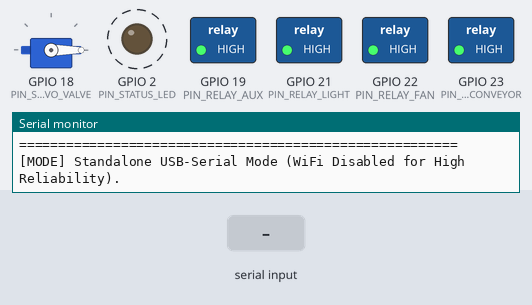
This sketch was run on a simulated ESP32. On the bench: servo, switched loads named in the sketch (green lamp = pin HIGH), output pins drawn as LEDs (lit = HIGH), the last lines printed to the serial monitor. Dashed ring = blinking. The inputs (shaded band) are chosen by the test bench.

Above: at 2.3 s.
2.4 s: "emergency\n" received over Serial
At 3.9 s:
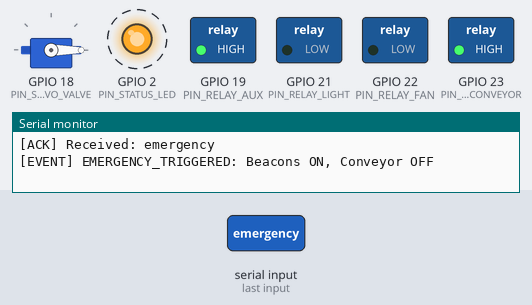
7.6 s: "all_off\n" received over Serial
At 9.7 s:
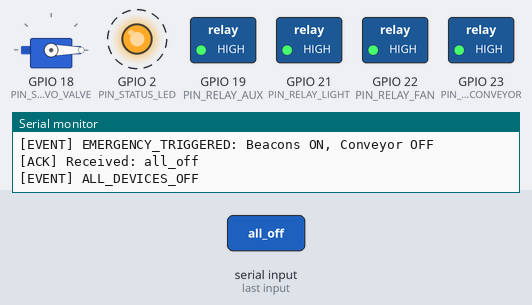
Timing chart, 0 to 15.1 s (numbered marks = the images above; inputs shaded):
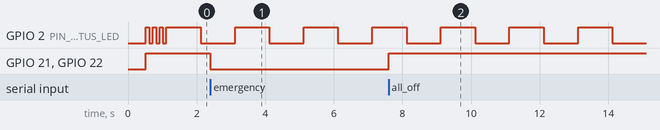

The sketch:

esp32_relay_hub.ino
```cpp
/**
 * =========================================================================================
 * 2026 祇園祭 ホラーアトラクション 統合機材制御ファームウェア (ESP32-WROOM-32)
 *
 * 【設計思想】
 * ESP32の台数を極力減らし、1台（または予備含め最小台数）で会場内の全ギミック・リレー・サーボ・警告灯を集約制御。
 *
 * 【通信方式】
 * 1. USBシリアル通信 (115200bps): サーバーPCと有線直結（Wi-Fi混雑時も100%確実に動作）
 * 2. Wi-Fi + WebSocket / HTTP: 会場ルーター経由での遠隔制御（オプション）
 *
 * 【ピンアサイン (ESP32-WROOM-32 30Pin / 38Pin 共通推奨)】
 *  - GPIO 23 : リレー1 (第零搬送コンベア)
 *  - GPIO 22 : リレー2 (排煙大型換気ファン)
 *  - GPIO 21 : リレー3 (非常用警告赤色灯 / パトランプ)
 *  - GPIO 19 : リレー4 (予備リレー / ストロボ照明等)
 *  - GPIO 18 : サーボモーター (蒸気第2減圧弁)
 *  - GPIO 2  : オンボードLED (通信・ハートビート表示)
 * =========================================================================================
 */

#include <Arduino.h>
#include <WiFi.h>
#include <ESP32Servo.h>

// --- [設定パラメータ] ---
// Wi-Fi接続を使用する場合はSSIDとPASSを設定（USBシリアル単体運用の場合は未接続でも動作します）
const char* WIFI_SSID     = "GIONSAI_FACTORY_WIFI";
const char* WIFI_PASSWORD = "factory_secret_2026";
const bool  ENABLE_WIFI   = false; // USBシリアル優先運用の場合は false

// --- [ピン定義] ---
const int PIN_RELAY_CONVEYOR = 23; // コンベア
const int PIN_RELAY_FAN      = 22; // 換気ファン
const int PIN_RELAY_LIGHT    = 21; // 非常警告灯
const int PIN_RELAY_AUX      = 19; // 予備ギミック
const int PIN_SERVO_VALVE    = 18; // 蒸気弁サーボ
const int PIN_STATUS_LED     = 2;  // 稼働確認LED

// リレーのロジック (通常のリレーモジュールはLOWアクティブが多いです。HIGHアクティブの場合は反転)
const int RELAY_ON  = LOW;
const int RELAY_OFF = HIGH;

// サーボ制御オブジェクト
Servo valveServo;

// 状態変数
bool stateConveyor = false;
bool stateFan      = false;
bool stateLight    = false;
bool stateAux      = false;
bool stateValve    = false; // false = 閉(0度), true = 開(90度)

void applyRelayStates() {
  digitalWrite(PIN_RELAY_CONVEYOR, stateConveyor ? RELAY_ON : RELAY_OFF);
  digitalWrite(PIN_RELAY_FAN,      stateFan      ? RELAY_ON : RELAY_OFF);
  digitalWrite(PIN_RELAY_LIGHT,    stateLight    ? RELAY_ON : RELAY_OFF);
  digitalWrite(PIN_RELAY_AUX,      stateAux      ? RELAY_ON : RELAY_OFF);
}

void applyServoState() {
  if (stateValve) {
    valveServo.write(90); // 減圧弁 開放
  } else {
    valveServo.write(0);  // 減圧弁 閉鎖
  }
}

// コマンド解析と実行
// フォーマット例:
//   {"action":"conveyor","state":true}
//   {"action":"valve","state":false}
//   {"action":"emergency"}
//   {"action":"all_off"}
void processCommand(const String& cmd) {
  cmd.trim();
  if (cmd.length() == 0) return;

  Serial.println("[ACK] Received: " + cmd);

  // 1. 非常用全点灯
  if (cmd.indexOf("emergency") >= 0 || cmd.indexOf("alarm") >= 0) {
    stateLight = true;
    stateConveyor = false;
    stateFan = true;
    applyRelayStates();
    Serial.println("[EVENT] EMERGENCY_TRIGGERED: Beacons ON, Conveyor OFF");
    return;
  }

  // 2. 全停止
  if (cmd.indexOf("all_off") >= 0 || cmd.indexOf("shutdown") >= 0) {
    stateConveyor = false;
    stateFan = false;
    stateLight = false;
    stateAux = false;
    stateValve = false;
    applyRelayStates();
    applyServoState();
    Serial.println("[EVENT] ALL_DEVICES_OFF");
    return;
  }

  // 3. 搬送コンベア
  if (cmd.indexOf("conveyor") >= 0) {
    stateConveyor = (cmd.indexOf("true") >= 0 || cmd.indexOf("1") >= 0);
    digitalWrite(PIN_RELAY_CONVEYOR, stateConveyor ? RELAY_ON : RELAY_OFF);
    Serial.printf("[STATE] Conveyor: %d\n", stateConveyor);
  }

  // 4. 蒸気バルブ (サーボ)
  if (cmd.indexOf("valve") >= 0) {
    stateValve = (cmd.indexOf("true") >= 0 || cmd.indexOf("1") >= 0);
    applyServoState();
    Serial.printf("[STATE] Valve: %d\n", stateValve);
  }

  // 5. 非常灯 / 赤色灯
  if (cmd.indexOf("light") >= 0) {
    stateLight = (cmd.indexOf("true") >= 0 || cmd.indexOf("1") >= 0);
    digitalWrite(PIN_RELAY_LIGHT, stateLight ? RELAY_ON : RELAY_OFF);
    Serial.printf("[STATE] EmergencyLight: %d\n", stateLight);
  }

  // 6. 排気ファン
  if (cmd.indexOf("fan") >= 0) {
    stateFan = (cmd.indexOf("true") >= 0 || cmd.indexOf("1") >= 0);
    digitalWrite(PIN_RELAY_FAN, stateFan ? RELAY_ON : RELAY_OFF);
    Serial.printf("[STATE] Fan: %d\n", stateFan);
  }
}

void setup() {
  // シリアル通信初期化 (115200bps)
  Serial.begin(115200);
  delay(500);

  Serial.println("\n========================================================");
  Serial.println(" GIONSAI 2026 - Central Equipment Hub (ESP32)");
  Serial.println(" Minimum Device Architecture: 1-MCU Full Control Mode");
  Serial.println("========================================================");

  // ピン初期化
  pinMode(PIN_STATUS_LED, OUTPUT);
  pinMode(PIN_RELAY_CONVEYOR, OUTPUT);
  pinMode(PIN_RELAY_FAN, OUTPUT);
  pinMode(PIN_RELAY_LIGHT, OUTPUT);
  pinMode(PIN_RELAY_AUX, OUTPUT);

  // 初期状態（安全のため全OFF）
  applyRelayStates();

  // サーボ初期化
  ESP32PWM::allocateTimer(0);
  valveServo.setPeriodHertz(50);
  valveServo.attach(PIN_SERVO_VALVE, 500, 2400);
  applyServoState();

  // Wi-Fi接続 (有効な場合のみ)
  if (ENABLE_WIFI) {
    Serial.printf("[WiFi] Connecting to %s ...\n", WIFI_SSID);
    WiFi.begin(WIFI_SSID, WIFI_PASSWORD);
    int attempts = 0;
    while (WiFi.status() != WL_CONNECTED && attempts < 15) {
      delay(500);
      Serial.print(".");
      attempts++;
    }
    if (WiFi.status() == WL_CONNECTED) {
      Serial.println("\n[WiFi] Connected! IP: " + WiFi.localIP().toString());
    } else {
      Serial.println("\n[WiFi] Connection timed out. Running in USB Serial standalone mode.");
    }
  } else {
    Serial.println("[MODE] Standalone USB-Serial Mode (WiFi Disabled for High Reliability).");
  }

  // 起動完了シグナル（LED 3回点滅）
  for (int i = 0; i < 3; i++) {
    digitalWrite(PIN_STATUS_LED, HIGH);
    delay(100);
    digitalWrite(PIN_STATUS_LED, LOW);
    delay(100);
  }
}

String serialBuffer = "";
unsigned long lastHeartbeat = 0;

void loop() {
  // 1. USBシリアルコマンド受信
  while (Serial.available() > 0) {
    char c = (char)Serial.read();
    if (c == '\n' || c == '\r') {
      if (serialBuffer.length() > 0) {
        processCommand(serialBuffer);
        serialBuffer = "";
      }
    } else {
      serialBuffer += c;
    }
  }

  // 2. ハートビート点滅 (1秒周期)
  if (millis() - lastHeartbeat >= 1000) {
    lastHeartbeat = millis();
    digitalWrite(PIN_STATUS_LED, !digitalRead(PIN_STATUS_LED));
  }
}
```

Measured:
- after the input at 2.4 s, GPIO 21 (PIN_RELAY_LIGHT), GPIO 22 (PIN_RELAY_FAN): HIGH → LOW at once
- after the input at 7.6 s, GPIO 21 (PIN_RELAY_LIGHT), GPIO 22 (PIN_RELAY_FAN): LOW → HIGH at once
- by itself, GPIO 2 (PIN_STATUS_LED): alternates HIGH for 1.0 s and LOW for 1.0 s
